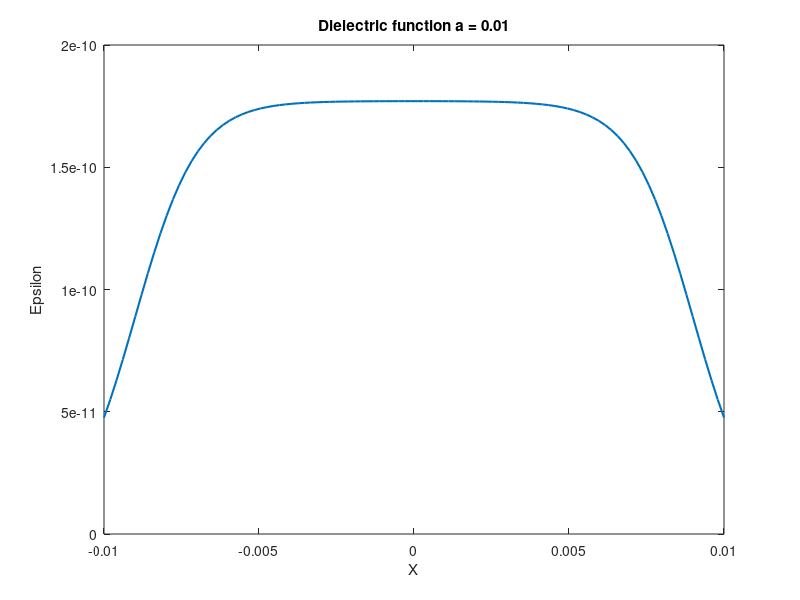
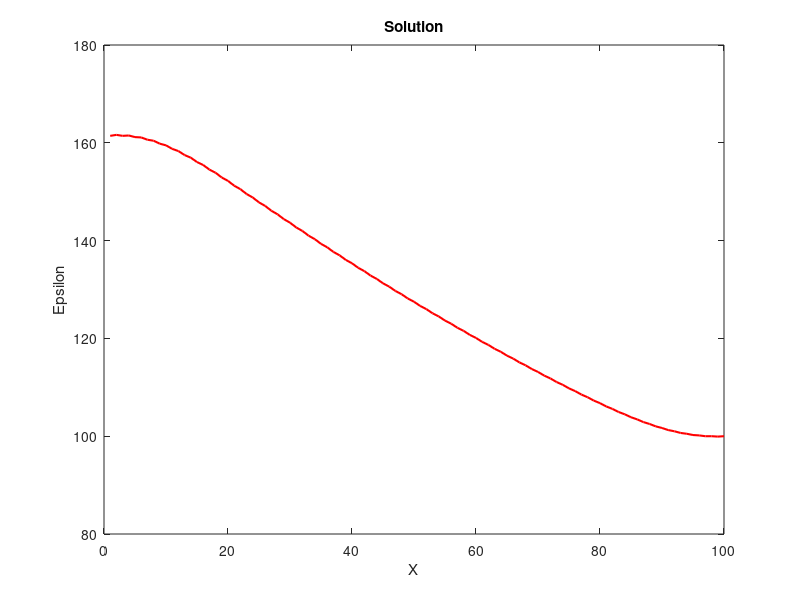

These charts were generated, in order, by the following MATLAB code:
% HW 6
% Problem 1
% Part a -> e
% This script demos solving a boundery value problem by FDE

%clear workspace
clc
clear
close all 

%parameters
a = 0.01; %m
l = a/5; %m
xp = -(9*a)/10; %m
xpp = (9*a)/10; %m
e0 = 8.854e-12; %F/m
n = 100;

%dielectric funstion
x = linspace(-a,a,n);

e = e0*(10*tanh((x-xp)/l)-10*tanh((x-xpp)/l));

%plot dielctric function 
plot(x,e,'LineWidth',1.5)
xlabel('X')
ylabel('Epsilon')
title('Dielectric function a = 0.01')

%de/dx
dx = x(2)-x(1);
dedx = zeros(1,n);
dedx(1) = e(2)-e(1)/dx;
for i = 2:n-1
    
    dedx(i) = (e(i+1)-e(i-1))/2/dx;
    
end
dedx(n) = e(n)-e(n-1)/dx;

%A matrix 
A = zeros(n);
A(1,:) = [-1/dx 1/dx zeros(1,n-2)];
for j = 2:n-1
    
    A(j,j+1) = (e(j)/dx^2)+(dedx(j)/(2*dedx(j)));
    A(j,j) = -2*e(i)/dx^2;
    A(j,j-1) = (e(j)/dx^2)-(dedx(j)/(2*dedx(j)));
    
end
A(n,:) = [zeros(1,n-1) 1];

%B matrix 
B = [1000; zeros(n-2,1); 100];

%solve
sol = A\B;

%plot
figure(2)
plot(sol,'r','LineWidth',1.5)
xlabel('X')
ylabel('Epsilon')
title('Solution')
    
    
    
    
    





